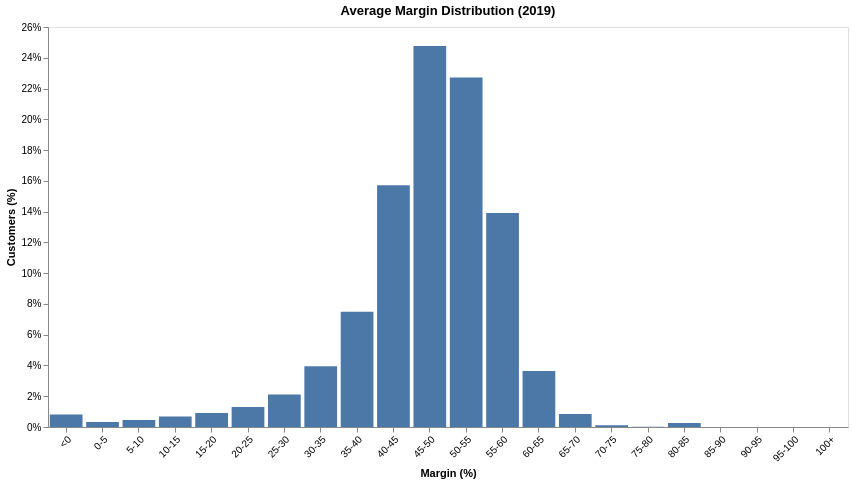

Notebook code for this chart:
### Code cell
distribution_barplot(
    create_distribution(
        cust_data_2019.query("Spend > 0"),
        column="Margin",
        **create_bins_labels(bin_width=5, max_cutoff=100, min_cutoff=0),
    ),
    column="Margin",
    title="Average Margin Distribution (2019)",
    x_title="Margin (%)",
)

### Figure 1 — Vega-Lite specification as saved in the notebook (floating-point values rounded to 4 significant figures)
{"config": {"view": {"continuousWidth": 300, "continuousHeight": 300}}, "data": {"name": "data-30cdee6fd305153c02373489eb061bd0"}, "mark": {"type": "bar", "opacity": 1.0}, "encoding": {"tooltip": [{"field": "Range", "title": "Range", "type": "nominal"}, {"field": "Customers", "format": ",", "title": "Customers", "type": "quantitative"}, {"field": "Percent", "format": ".1%", "title": "Customers (%)", "type": "quantitative"}], "x": {"axis": {"grid": false, "labelAngle": -45}, "field": "Range", "sort": ["<0", "0-5", "5-10", "10-15", "15-20", "20-25", "25-30", "30-35", "35-40", "40-45", "45-50", "50-55", "55-60", "60-65", "65-70", "70-75", "75-80", "80-85", "85-90", "90-95", "95-100", "100+"], "title": "Margin (%)", "type": "nominal"}, "y": {"axis": {"format": "%", "grid": false}, "field": "Percent", "title": "Customers (%)", "type": "quantitative"}}, "height": 400, "title": "Average Margin Distribution (2019)", "width": 800, "$schema": "https://vega.github.io/schema/vega-lite/v6.4.1.json", "datasets": {"data-30cdee6fd305153c02373489eb061bd0": [{"Range": "<0", "Customers": 261, "Percent": 0.008194}, {"Range": "0-5", "Customers": 105, "Percent": 0.003296}, {"Range": "5-10", "Customers": 145, "Percent": 0.004552}, {"Range": "10-15", "Customers": 215, "Percent": 0.00675}, {"Range": "15-20", "Customers": 289, "Percent": 0.009073}, {"Range": "20-25", "Customers": 412, "Percent": 0.01293}, {"Range": "25-30", "Customers": 674, "Percent": 0.02116}, {"Range": "30-35", "Customers": 1256, "Percent": 0.03943}, {"Range": "35-40", "Customers": 2387, "Percent": 0.07494}, {"Range": "40-45", "Customers": 5006, "Percent": 0.1572}, {"Range": "45-50", "Customers": 7888, "Percent": 0.2476}, {"Range": "50-55", "Customers": 7236, "Percent": 0.2272}, {"Range": "55-60", "Customers": 4429, "Percent": 0.139}, {"Range": "60-65", "Customers": 1161, "Percent": 0.03645}, {"Range": "65-70", "Customers": 267, "Percent": 0.008382}, {"Range": "70-75", "Customers": 34, "Percent": 0.001067}, {"Range": "75-80", "Customers": 3, "Percent": 9.418e-05}, {"Range": "80-85", "Customers": 85, "Percent": 0.002669}, {"Range": "85-90", "Customers": 0, "Percent": 0.0}, {"Range": "90-95", "Customers": 0, "Percent": 0.0}, {"Range": "95-100", "Customers": 0, "Percent": 0.0}, {"Range": "100+", "Customers": 0, "Percent": 0.0}]}}
